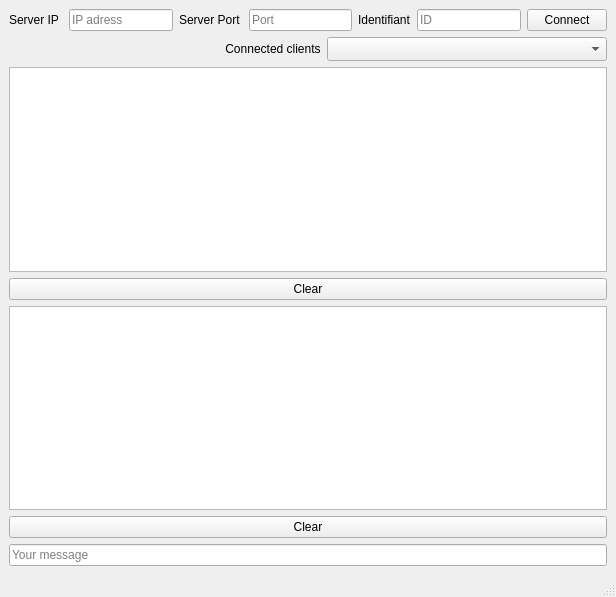
<?xml version="1.0" encoding="UTF-8"?>
<ui version="4.0">
 <class>CMainWindow</class>
 <widget class="QMainWindow" name="CMainWindow">
  <property name="geometry">
   <rect>
    <x>0</x>
    <y>0</y>
    <width>616</width>
    <height>597</height>
   </rect>
  </property>
  <property name="windowTitle">
   <string>CMainWindow</string>
  </property>
  <widget class="QWidget" name="centralwidget">
   <layout class="QVBoxLayout" name="verticalLayout_3">
    <item>
     <layout class="QVBoxLayout" name="verticalLayout_2">
      <item>
       <layout class="QHBoxLayout" name="horizontalLayout">
        <item>
         <widget class="QLabel" name="lb_serverIP">
          <property name="text">
           <string>Server IP </string>
          </property>
         </widget>
        </item>
        <item>
         <widget class="QLineEdit" name="le_serverIP">
          <property name="placeholderText">
           <string>IP adress</string>
          </property>
         </widget>
        </item>
        <item>
         <widget class="QLabel" name="lb_serverPort">
          <property name="text">
           <string>Server Port </string>
          </property>
         </widget>
        </item>
        <item>
         <widget class="QLineEdit" name="le_serverPort">
          <property name="placeholderText">
           <string>Port</string>
          </property>
         </widget>
        </item>
        <item>
         <widget class="QLabel" name="lb_identifiant">
          <property name="text">
           <string>Identifiant</string>
          </property>
         </widget>
        </item>
        <item>
         <widget class="QLineEdit" name="le_identifiant">
          <property name="placeholderText">
           <string>ID</string>
          </property>
         </widget>
        </item>
        <item>
         <widget class="QPushButton" name="pb_connectDisconnect">
          <property name="text">
           <string>Connect</string>
          </property>
         </widget>
        </item>
       </layout>
      </item>
      <item>
       <layout class="QHBoxLayout" name="horizontalLayout_2">
        <item>
         <widget class="QLabel" name="lb_clients">
          <property name="text">
           <string>                                                                 Connected clients</string>
          </property>
         </widget>
        </item>
        <item>
         <widget class="QComboBox" name="cb_clients">
          <property name="minimumSize">
           <size>
            <width>191</width>
            <height>24</height>
           </size>
          </property>
         </widget>
        </item>
       </layout>
      </item>
      <item>
       <layout class="QVBoxLayout" name="verticalLayout">
        <item>
         <widget class="QListWidget" name="lw_recvChat"/>
        </item>
        <item>
         <widget class="QPushButton" name="pb_ClearRecvChat">
          <property name="text">
           <string>Clear</string>
          </property>
         </widget>
        </item>
        <item>
         <widget class="QListWidget" name="lw_trmtChat"/>
        </item>
        <item>
         <widget class="QPushButton" name="pb_ClearTrmtChat">
          <property name="text">
           <string>Clear</string>
          </property>
         </widget>
        </item>
        <item>
         <widget class="QLineEdit" name="le_msgChat">
          <property name="placeholderText">
           <string>Your message</string>
          </property>
         </widget>
        </item>
       </layout>
      </item>
     </layout>
    </item>
   </layout>
  </widget>
  <widget class="QMenuBar" name="menubar">
   <property name="geometry">
    <rect>
     <x>0</x>
     <y>0</y>
     <width>616</width>
     <height>21</height>
    </rect>
   </property>
  </widget>
  <widget class="QStatusBar" name="statusbar"/>
 </widget>
 <resources/>
 <connections/>
</ui>
